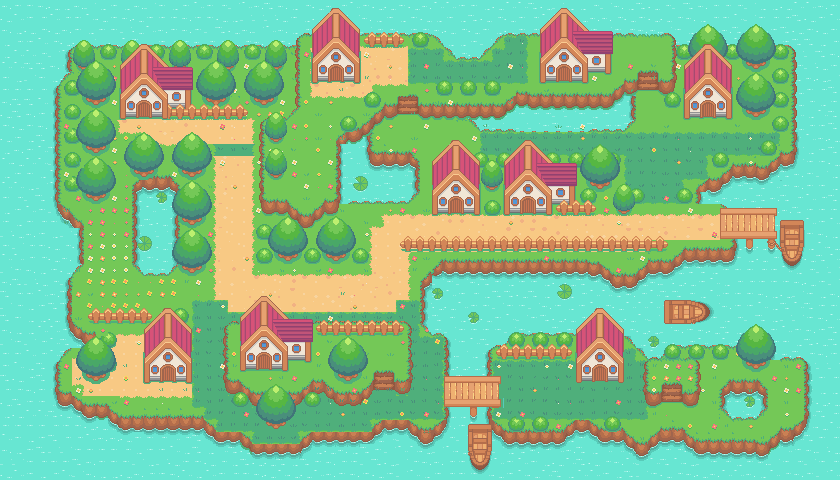

Rendered tile map (Tiled .tmx) drawn with the repository's tilesets; below, a short description and the map source with its tile grids summarised:
An orthogonal 70x40 tile map with 12x12 px tiles, 8 tile layers (water layer, Ground layer 1, Ground Layer 2, Tall Dark Grass, ...), 2 hidden layers not drawn, 2 tilesets.

<map version="1.10" tiledversion="1.11.2" orientation="orthogonal" renderorder="right-down" width="70" height="40" tilewidth="12" tileheight="12" infinite="0" nextlayerid="14" nextobjectid="1">
 <tileset firstgid="1" source="Pokemon Style Game.tsx" />
 <tileset firstgid="1025" source="CollisionTileset.tsx" />
 <layer id="1" name="water layer" width="70" height="40">
  <data>[2800 cells, 2800 non-empty, 9 distinct tile ids]</data>
 </layer>
 <layer id="2" name="Ground layer 1" width="70" height="40">
  <data>[2800 cells, 2247 non-empty, 209 distinct tile ids]</data>
 </layer>
 <layer id="7" name="Ground Layer 2" width="70" height="40">
  <data>[2800 cells, 581 non-empty, 123 distinct tile ids]</data>
 </layer>
 <group id="13" name="Objects">
  <layer id="8" name="Tall Dark Grass" width="70" height="40">
   <data>[2800 cells, 290 non-empty, 13 distinct tile ids]</data>
  </layer>
  <layer id="4" name="Decorations" width="70" height="40">
   <data>[2800 cells, 654 non-empty, 66 distinct tile ids]</data>
  </layer>
  <layer id="6" name="Trees" width="70" height="40">
   <data>[2800 cells, 333 non-empty, 29 distinct tile ids]</data>
  </layer>
  <layer id="3" name="Houses / Docks" width="70" height="40">
   <data>[2800 cells, 583 non-empty, 179 distinct tile ids]</data>
  </layer>
  <layer id="5" name="Fencing" width="70" height="40">
   <data>[2800 cells, 162 non-empty, 12 distinct tile ids]</data>
  </layer>
 </group>
 <layer id="10" name="Foreground Layer" width="70" height="40" visible="0">
  <data>[2800 cells, 292 non-empty, 51 distinct tile ids]</data>
 </layer>
 <layer id="9" name="Collision Walls" width="70" height="40" visible="0" opacity="0.2">
  <data>[2800 cells, 638 non-empty, 1 distinct tile ids]</data>
 </layer>
</map>
